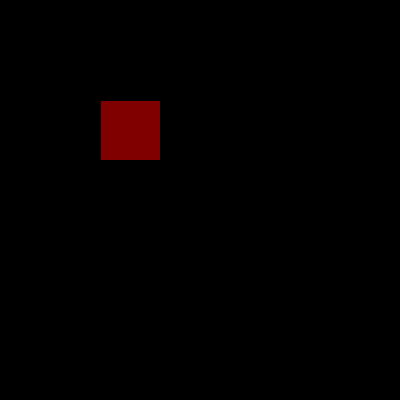
Frame 1 (no input)
Frame 60 (the mouse pressed at the canvas centre just before this capture): identical to frame 1, image omitted
Frame 120 (the mouse held since frame 60 and released just before this capture): identical to frame 1, image omitted

The Processing sketch that drew this single still picture (run headless with seeded random() and noise(); from frame 60 on, the mouse is pressed at the canvas centre):

// Processing sketch: alter_intense_red
// ── alter_intense_red.pde
int red = 128;


void setup(){
  size(400,400);
}

void draw(){
  
  background(0);
  fill(red,0,0);
  rect (100,100,60,60);
}


void keyPressed(){
 
  if(key == 'R'){
    red += 20;
    if (red > 255) {
            red = 255; // Cap red at 255
     }   
  }else if (key== 'r'){
    red -= 20;
    if (red < 0) {
            red = 0; // Cap red at 0
        }
  }
}
